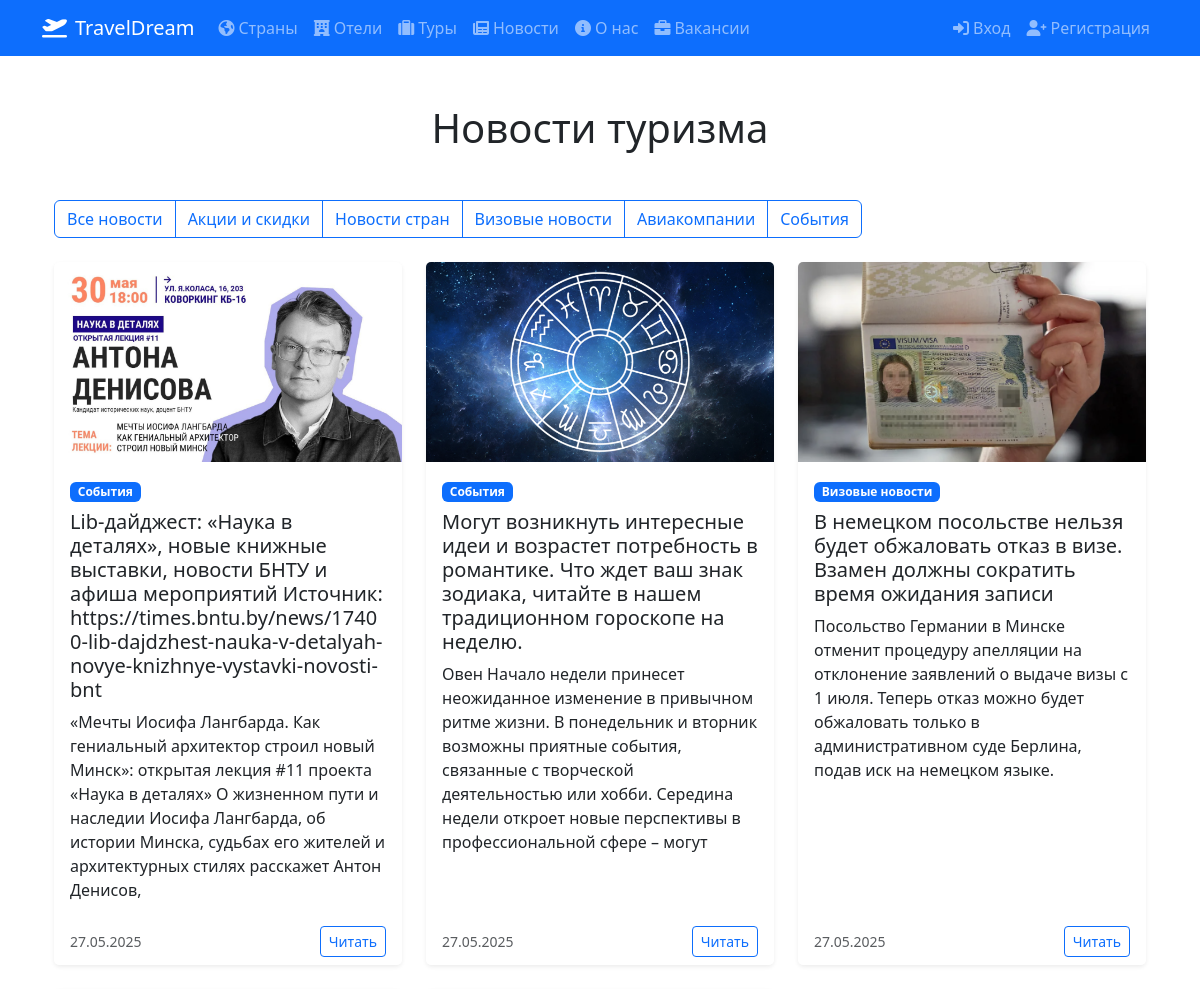
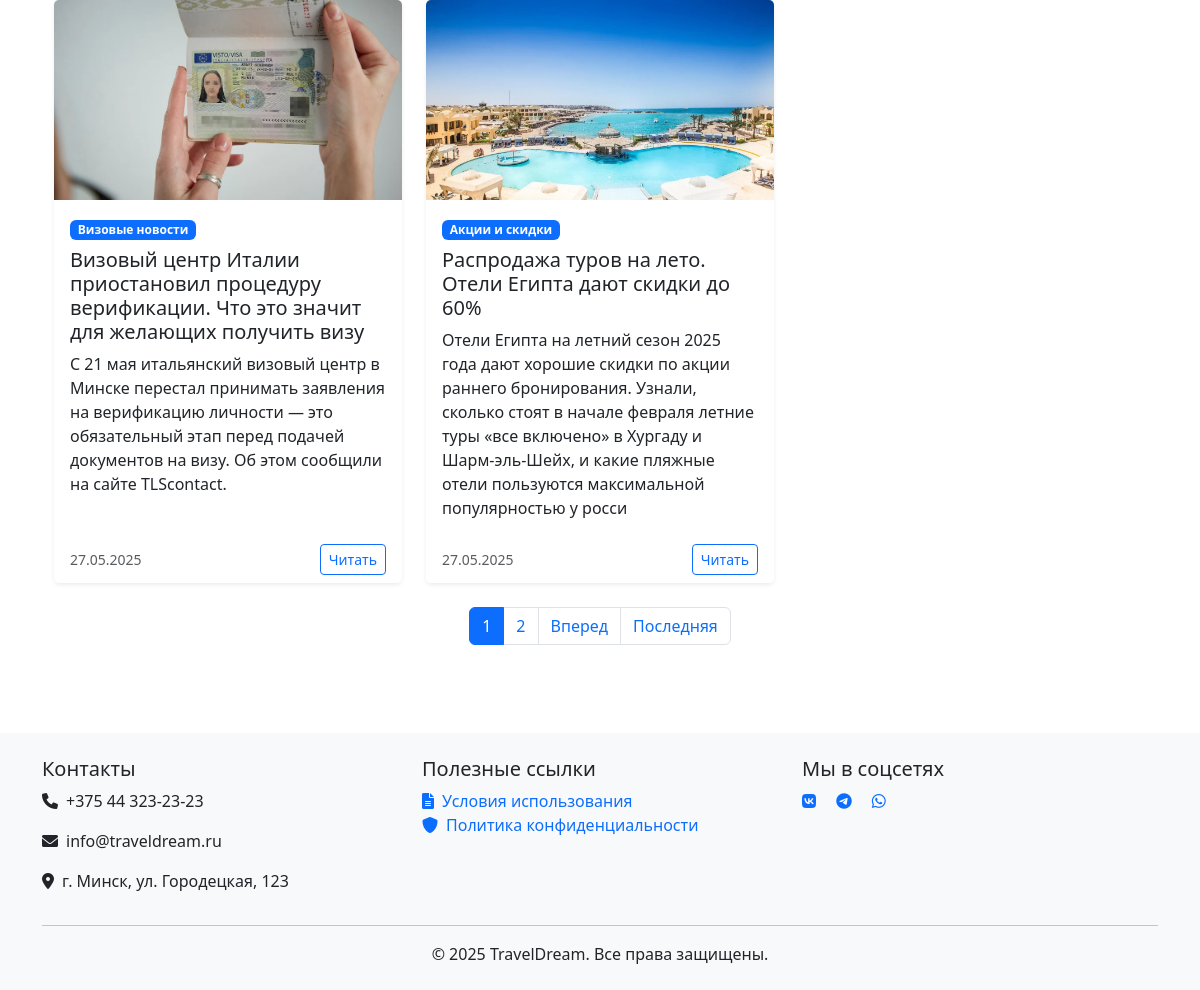
Page /core/news/ on the committed database (2 pictures, top to bottom).
### core/models.py (models this page shows, shortened)
class News(models.Model):
    CATEGORY_CHOICES = [
        ('promo', 'Акции и скидки'),
        ('country', 'Новости стран'),
        ('visa', 'Визовые новости'),
        ('airlines', 'Авиакомпании'),
        ('events', 'События'),
    ]
    title = models.CharField(
        max_length=200,
        verbose_name='Заголовок новости'
    )
    slug = models.SlugField(
        max_length=200,
        unique=True,
        verbose_name='URL-адрес'
    )
    summary = models.CharField(
        max_length=250,
        verbose_name='Краткое содержание'
    )
    content = models.TextField(
        verbose_name='Полное содержание'
    )
    image = models.ImageField(
        upload_to='news/images/%Y/%m/%d/',
        verbose_name='Изображение',
        blank=True,
        null=True
    )
    category = models.CharField(
        max_length=20,
        choices=CATEGORY_CHOICES,
        default='country',
        verbose_name='Категория'
    )
    author = models.ForeignKey(
        User,
        on_delete=models.SET_NULL,
        null=True,
        verbose_name='Автор'
    )
    created_at = models.DateTimeField(
        auto_now_add=True,
        verbose_name='Дата создания'
    )
    updated_at = models.DateTimeField(
        auto_now=True,
        verbose_name='Дата обновления'
    )
    is_published = models.BooleanField(
        default=True,
        verbose_name='Опубликовано'
    )
    views = models.PositiveIntegerField(
        default=0,
        verbose_name='Количество просмотров'
    )
    class Meta:
        verbose_name = 'Новость'
        verbose_name_plural = 'Новости'
        ordering = ['-created_at']
        indexes = [
            models.Index(fields=['-created_at']),
            models.Index(fields=['category']),
        ]

### core/views.py (the view)
# urls.py: path('news/', NewsListView.as_view(), name='news_list'),
class NewsListView(ListView):
    model = News
    template_name = 'news/news_list.html'
    context_object_name = 'news_list'
    paginate_by = 5
    def get_queryset(self):
        queryset = super().get_queryset().filter(is_published=True)
        category = self.request.GET.get('category')
        if category:
            queryset = queryset.filter(category=category)
        return queryset.select_related('author')
    def get_context_data(self, **kwargs):
        context = super().get_context_data(**kwargs)
        context['categories'] = News.CATEGORY_CHOICES
        return context

### core/templates/core/news_list.html (shortened to what this page needs)
{% extends 'core/base.html' %}
{% block content %}
<section class="py-5">
    <div class="container">
        <h1 class="mb-5 text-center">Новости туризма</h1>
        <div class="mb-4">
            <div class="btn-group" role="group">
                <a href="{% url 'core:news_list' %}" class="btn btn-outline-primary">Все новости</a>
                {% for value, label in categories %}
                <a href="?category={{ value }}" class="btn btn-outline-primary">{{ label }}</a>
                {% endfor %}
            </div>
        </div>
        <div class="row g-4">
            {% for news in news_list %}
            <div class="col-md-6 col-lg-4">
                <div class="card h-100 border-0 shadow-sm">
                    {% if news.image %}
                    <img src="{{ news.image.url }}" class="card-img-top" alt="{{ news.title }}" style="height: 200px; object-fit: cover;">
                    {% endif %}
                    <div class="card-body">
                        <span class="badge bg-primary mb-2">{{ news.get_category_display }}</span>
                        <h5 class="card-title">{{ news.title }}</h5>
                        <p class="card-text">{{ news.summary }}</p>
                    </div>
                    <div class="card-footer bg-white border-0">
                        <div class="d-flex justify-content-between align-items-center">
                            <small class="text-muted">{{ news.created_at|date:"d.m.Y" }}</small>
                            <a href="{{ news.get_absolute_url }}" class="btn btn-sm btn-outline-primary">Читать</a>
                        </div>
                    </div>
                </div>
            </div>
            {% empty %}
            <div class="col-12">
                <div class="alert alert-info">Новости не найдены</div>
            </div>
            {% endfor %}
        </div>
        {% if is_paginated %}
        <nav class="mt-4">
            <ul class="pagination justify-content-center">
                {% for num in page_obj.paginator.page_range %}
                    {% if page_obj.number == num %}
                    <li class="page-item active"><a class="page-link" href="?page={{ num }}">{{ num }}</a></li>
                    {% elif num > page_obj.number|add:'-3' and num < page_obj.number|add:'3' %}
                    <li class="page-item"><a class="page-link" href="?page={{ num }}">{{ num }}</a></li>
                    {% endif %}
                {% endfor %}
                {% if page_obj.has_next %}
                <li class="page-item">
                    <a class="page-link" href="?page={{ page_obj.next_page_number }}">Вперед</a>
                </li>
                <li class="page-item">
                    <a class="page-link" href="?page={{ page_obj.paginator.num_pages }}">Последняя</a>
                </li>
                {% endif %}
            </ul>
        </nav>
        {% endif %}
    </div>
</section>
{% endblock %}

### rows in the picture
News: image (picture), category "События", title "Lib-дайджест: «Наука в деталях», новые книжные выставки, новости БНТУ и афиша мероприятий Источник: https://times.bntu.by/news/17400-lib-dajdzhest-nauka-v-detalyah-novye-knizhnye-vystavki-novosti-bnt", summary "«Мечты Иосифа Лангбарда. Как гениальный архитектор строил новый Минск»: открытая лекция #11 проекта «Наука в деталях» О жизненном пути и наследии Иосифа Лангбарда, об истории Минска, судьбах его жителей и архитектурных стилях расскажет Антон Денисов,", created_at "27.05.2025"
News: image (picture), category "События", title "Могут возникнуть интересные идеи и возрастет потребность в романтике. Что ждет ваш знак зодиака, читайте в нашем традиционном гороскопе на неделю.", summary "Овен Начало недели принесет неожиданное изменение в привычном ритме жизни. В понедельник и вторник возможны приятные события, связанные с творческой деятельностью или хобби. Середина недели откроет новые перспективы в профессиональной сфере – могут", created_at "27.05.2025"
News: image (picture), category "Визовые новости", title "В немецком посольстве нельзя будет обжаловать отказ в визе. Взамен должны сократить время ожидания записи", summary "Посольство Германии в Минске отменит процедуру апелляции на отклонение заявлений о выдаче визы с 1 июля. Теперь отказ можно будет обжаловать только в административном суде Берлина, подав иск на немецком языке.", created_at "27.05.2025"
News: image (picture), category "Визовые новости", title "Визовый центр Италии приостановил процедуру верификации. Что это значит для желающих получить визу", summary "С 21 мая итальянский визовый центр в Минске перестал принимать заявления на верификацию личности — это обязательный этап перед подачей документов на визу. Об этом сообщили на сайте TLScontact.", created_at "27.05.2025"
News: image (picture), category "Акции и скидки", title "Распродажа туров на лето. Отели Египта дают скидки до 60%", summary "Отели Египта на летний сезон 2025 года дают хорошие скидки по акции раннего бронирования. Узнали, сколько стоят в начале февраля летние туры «все включено» в Хургаду и Шарм-эль-Шейх, и какие пляжные отели пользуются максимальной популярностью у росси", created_at "27.05.2025"

### other values in the picture
{{ label }} "Акции и скидки" "Новости стран" "Визовые новости" "Авиакомпании" "События"
{{ num }} "1"
{{ num }} "2"
